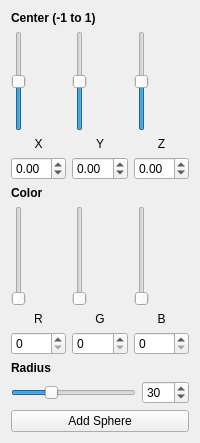
       <widget class="QWidget" name="tab_spheres">
        <attribute name="title">
         <string>Sphere Props</string>
        </attribute>
        <layout class="QVBoxLayout">
         <item>
          <widget class="QLabel" name="label">
           <property name="font">
            <font>
             <weight>75</weight>
             <bold>true</bold>
            </font>
           </property>
           <property name="text">
            <string>Center (-1 to 1)</string>
           </property>
          </widget>
         </item>
         <item>
          <layout class="QHBoxLayout">
           <item>
            <layout class="QVBoxLayout">
             <item>
              <widget class="QSlider" name="sliderCenterX">
               <property name="minimumSize">
                <size>
                 <width>0</width>
                 <height>100</height>
                </size>
               </property>
               <property name="minimum">
                <number>-10</number>
               </property>
               <property name="maximum">
                <number>10</number>
               </property>
               <property name="orientation">
                <enum>Qt::Vertical</enum>
               </property>
              </widget>
             </item>
             <item>
              <widget class="QLabel" name="label">
               <property name="text">
                <string>X</string>
               </property>
               <property name="alignment">
                <set>Qt::AlignCenter</set>
               </property>
              </widget>
             </item>
             <item>
              <widget class="QDoubleSpinBox" name="spinCenterX">
               <property name="minimum">
                <double>-1.000000000000000</double>
               </property>
               <property name="maximum">
                <double>1.000000000000000</double>
               </property>
               <property name="singleStep">
                <double>0.100000000000000</double>
               </property>
              </widget>
             </item>
            </layout>
           </item>
           <item>
            <layout class="QVBoxLayout">
             <item>
              <widget class="QSlider" name="sliderCenterY">
               <property name="minimumSize">
                <size>
                 <width>0</width>
                 <height>100</height>
                </size>
               </property>
               <property name="minimum">
                <number>-10</number>
               </property>
               <property name="maximum">
                <number>10</number>
               </property>
               <property name="orientation">
                <enum>Qt::Vertical</enum>
               </property>
              </widget>
             </item>
             <item>
              <widget class="QLabel" name="label">
               <property name="text">
                <string>Y</string>
               </property>
               <property name="alignment">
                <set>Qt::AlignCenter</set>
               </property>
              </widget>
             </item>
             <item>
              <widget class="QDoubleSpinBox" name="spinCenterY">
               <property name="minimum">
                <double>-1.000000000000000</double>
               </property>
               <property name="maximum">
                <double>1.000000000000000</double>
               </property>
               <property name="singleStep">
                <double>0.100000000000000</double>
               </property>
              </widget>
             </item>
            </layout>
           </item>
           <item>
            <layout class="QVBoxLayout">
             <item>
              <widget class="QSlider" name="sliderCenterZ">
               <property name="minimumSize">
                <size>
                 <width>0</width>
                 <height>100</height>
                </size>
               </property>
               <property name="minimum">
                <number>-10</number>
               </property>
               <property name="maximum">
                <number>10</number>
               </property>
               <property name="orientation">
                <enum>Qt::Vertical</enum>
               </property>
              </widget>
             </item>
             <item>
              <widget class="QLabel" name="label">
               <property name="text">
                <string>Z</string>
               </property>
               <property name="alignment">
                <set>Qt::AlignCenter</set>
               </property>
              </widget>
             </item>
             <item>
              <widget class="QDoubleSpinBox" name="spinCenterZ">
               <property name="minimum">
                <double>-1.000000000000000</double>
               </property>
               <property name="maximum">
                <double>1.000000000000000</double>
               </property>
               <property name="singleStep">
                <double>0.100000000000000</double>
               </property>
              </widget>
             </item>
            </layout>
           </item>
          </layout>
         </item>
         <item>
          <widget class="QLabel" name="label">
           <property name="font">
            <font>
             <weight>75</weight>
             <bold>true</bold>
            </font>
           </property>
           <property name="text">
            <string>Color</string>
           </property>
          </widget>
         </item>
         <item>
          <layout class="QHBoxLayout">
           <item>
            <layout class="QVBoxLayout">
             <item>
              <widget class="QSlider" name="sliderR">
               <property name="minimumSize">
                <size>
                 <width>0</width>
                 <height>100</height>
                </size>
               </property>
               <property name="maximum">
                <number>255</number>
               </property>
               <property name="orientation">
                <enum>Qt::Vertical</enum>
               </property>
              </widget>
             </item>
             <item>
              <widget class="QLabel" name="label">
               <property name="text">
                <string>R</string>
               </property>
               <property name="alignment">
                <set>Qt::AlignCenter</set>
               </property>
              </widget>
             </item>
             <item>
              <widget class="QSpinBox" name="spinR">
               <property name="maximum">
                <number>255</number>
               </property>
              </widget>
             </item>
            </layout>
           </item>
           <item>
            <layout class="QVBoxLayout">
             <item>
              <widget class="QSlider" name="sliderG">
               <property name="minimumSize">
                <size>
                 <width>0</width>
                 <height>100</height>
                </size>
               </property>
               <property name="maximum">
                <number>255</number>
               </property>
               <property name="orientation">
                <enum>Qt::Vertical</enum>
               </property>
              </widget>
             </item>
             <item>
              <widget class="QLabel" name="label">
               <property name="text">
                <string>G</string>
               </property>
               <property name="alignment">
                <set>Qt::AlignCenter</set>
               </property>
              </widget>
             </item>
             <item>
              <widget class="QSpinBox" name="spinG">
               <property name="maximum">
                <number>255</number>
               </property>
              </widget>
             </item>
            </layout>
           </item>
           <item>
            <layout class="QVBoxLayout">
             <item>
              <widget class="QSlider" name="sliderB">
               <property name="minimumSize">
                <size>
                 <width>0</width>
                 <height>100</height>
                </size>
               </property>
               <property name="maximum">
                <number>255</number>
               </property>
               <property name="orientation">
                <enum>Qt::Vertical</enum>
               </property>
              </widget>
             </item>
             <item>
              <widget class="QLabel" name="label">
               <property name="text">
                <string>B</string>
               </property>
               <property name="alignment">
                <set>Qt::AlignCenter</set>
               </property>
              </widget>
             </item>
             <item>
              <widget class="QSpinBox" name="spinB">
               <property name="maximum">
                <number>255</number>
               </property>
              </widget>
             </item>
            </layout>
           </item>
          </layout>
         </item>
         <item>
          <widget class="QLabel" name="label">
           <property name="font">
            <font>
             <weight>75</weight>
             <bold>true</bold>
            </font>
           </property>
           <property name="text">
            <string>Radius</string>
           </property>
          </widget>
         </item>
         <item>
          <layout class="QHBoxLayout">
           <item>
            <widget class="QSlider" name="sliderRadius">
             <property name="maximum">
              <number>100</number>
             </property>
             <property name="value">
              <number>30</number>
             </property>
             <property name="orientation">
              <enum>Qt::Horizontal</enum>
             </property>
            </widget>
           </item>
           <item>
            <widget class="QSpinBox" name="spinRadius">
             <property name="maximum">
              <number>100</number>
             </property>
             <property name="value">
              <number>30</number>
             </property>
            </widget>
           </item>
          </layout>
         </item>
         <item>
          <spacer>
           <property name="orientation">
            <enum>Qt::Vertical</enum>
           </property>
           <property name="sizeHint" stdset="0">
            <size>
             <width>0</width>
             <height>0</height>
            </size>
           </property>
          </spacer>
         </item>
         <item>
          <widget class="QPushButton" name="addSphere">
           <property name="text">
            <string>Add Sphere</string>
           </property>
          </widget>
         </item>
        </layout>
       </widget>
